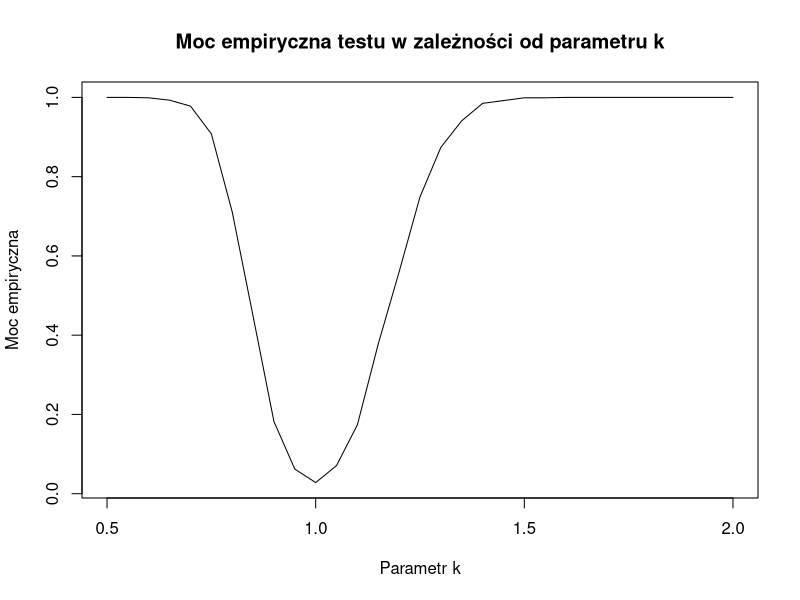

R code for this plot:
# Ustawienia
k_values <- seq(0.5, 2, by = 0.05)
n <- 100
alpha <- 0.05

# Funkcja do generowania próby z rozkładu Weibulla
generate_weibull_sample <- function(k) {
  rweibull(n, shape = k, scale = 1) #precyzuje lambda = 1
}

# Funkcja wiarygodności dla rozkładu wykładniczego 
likelihood_exp <- function(data) {
  lambda <- 1/mean(data)
  lambda^n * exp(-lambda * sum(data))
}
# Funkcja wiarygodności dla rozkładu Weibulla 
likelihood_weibull <- function(data, k) {
  k^n * prod(data^(k-1)) * exp(-sum(data^k)) #juz dla lambdy = 1
}

# Test ilorazu wiarygodności, test asymptotycznie zgodny
lr_test <- function(data) {
  l_exp <- likelihood_exp(data) #wartosc funkcji wiarygodnosci dla danych przy H0
  l_weibull_max <- max(sapply(k_values, function(k) likelihood_weibull(data, k))) #supremum funkcji wiarygodnosci dla danych przy H1
  lr <- -2 * log(l_exp / l_weibull_max) #dla H0
  p_value <- pchisq(lr, df = 1, lower.tail = FALSE)
  list(lr = lr, p_value = p_value)
}


empirical_power <- numeric(length(k_values))
num_simulations <- 1000

# Symulacja
for (i in 1:length(k_values)) { #przechodzimy przez wszystkie k
  k <- k_values[i]
  rejections <- 0
  
  for (j in 1:num_simulations) {
    sample <- generate_weibull_sample(k) #generujemy probe z rozkladu Weibulla
    test_result <- lr_test(sample) #liczymy statystyke testowa
    if (test_result$p_value < alpha) {
      rejections <- rejections + 1
    }
  }
  
  empirical_power[i] <- rejections / num_simulations
}

# Tworzenie wykresu
plot(k_values, empirical_power, type = 'l', xlab = 'Parametr k', ylab = 'Moc empiryczna',
     main = 'Moc empiryczna testu w zależności od parametru k')

k_values[51]
empirical_power[51]
empirical_power[47:53]
